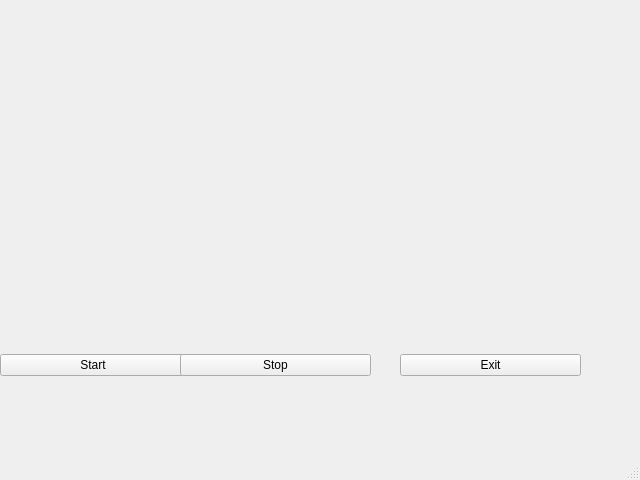
<?xml version="1.0" encoding="UTF-8"?>
<ui version="4.0">
 <class>MainWindow</class>
 <widget class="QMainWindow" name="MainWindow">
  <property name="geometry">
   <rect>
    <x>0</x>
    <y>0</y>
    <width>640</width>
    <height>480</height>
   </rect>
  </property>
  <property name="windowTitle">
   <string>MainWindow</string>
  </property>
  <widget class="QWidget" name="centralwidget">
   <widget class="QWidget" name="gridLayoutWidget">
    <property name="geometry">
     <rect>
      <x>0</x>
      <y>0</y>
      <width>601</width>
      <height>301</height>
     </rect>
    </property>
    <layout class="QGridLayout" name="gridLayout"/>
   </widget>
   <widget class="QWidget" name="horizontalLayoutWidget">
    <property name="geometry">
     <rect>
      <x>0</x>
      <y>310</y>
      <width>186</width>
      <height>111</height>
     </rect>
    </property>
    <layout class="QHBoxLayout" name="horizontalLayout">
     <item>
      <widget class="QPushButton" name="Start">
       <property name="text">
        <string>Start</string>
       </property>
      </widget>
     </item>
    </layout>
   </widget>
   <widget class="QWidget" name="verticalLayoutWidget">
    <property name="geometry">
     <rect>
      <x>180</x>
      <y>310</y>
      <width>191</width>
      <height>111</height>
     </rect>
    </property>
    <layout class="QVBoxLayout" name="verticalLayout">
     <item>
      <widget class="QPushButton" name="pushButton_2">
       <property name="text">
        <string>Stop</string>
       </property>
      </widget>
     </item>
    </layout>
   </widget>
   <widget class="QWidget" name="verticalLayoutWidget_2">
    <property name="geometry">
     <rect>
      <x>400</x>
      <y>310</y>
      <width>181</width>
      <height>111</height>
     </rect>
    </property>
    <layout class="QVBoxLayout" name="verticalLayout_2">
     <item>
      <widget class="QPushButton" name="pushButton_3">
       <property name="text">
        <string>Exit</string>
       </property>
      </widget>
     </item>
    </layout>
   </widget>
  </widget>
  <widget class="QMenuBar" name="menubar">
   <property name="geometry">
    <rect>
     <x>0</x>
     <y>0</y>
     <width>640</width>
     <height>22</height>
    </rect>
   </property>
  </widget>
  <widget class="QStatusBar" name="statusbar"/>
 </widget>
 <resources/>
 <connections/>
</ui>
